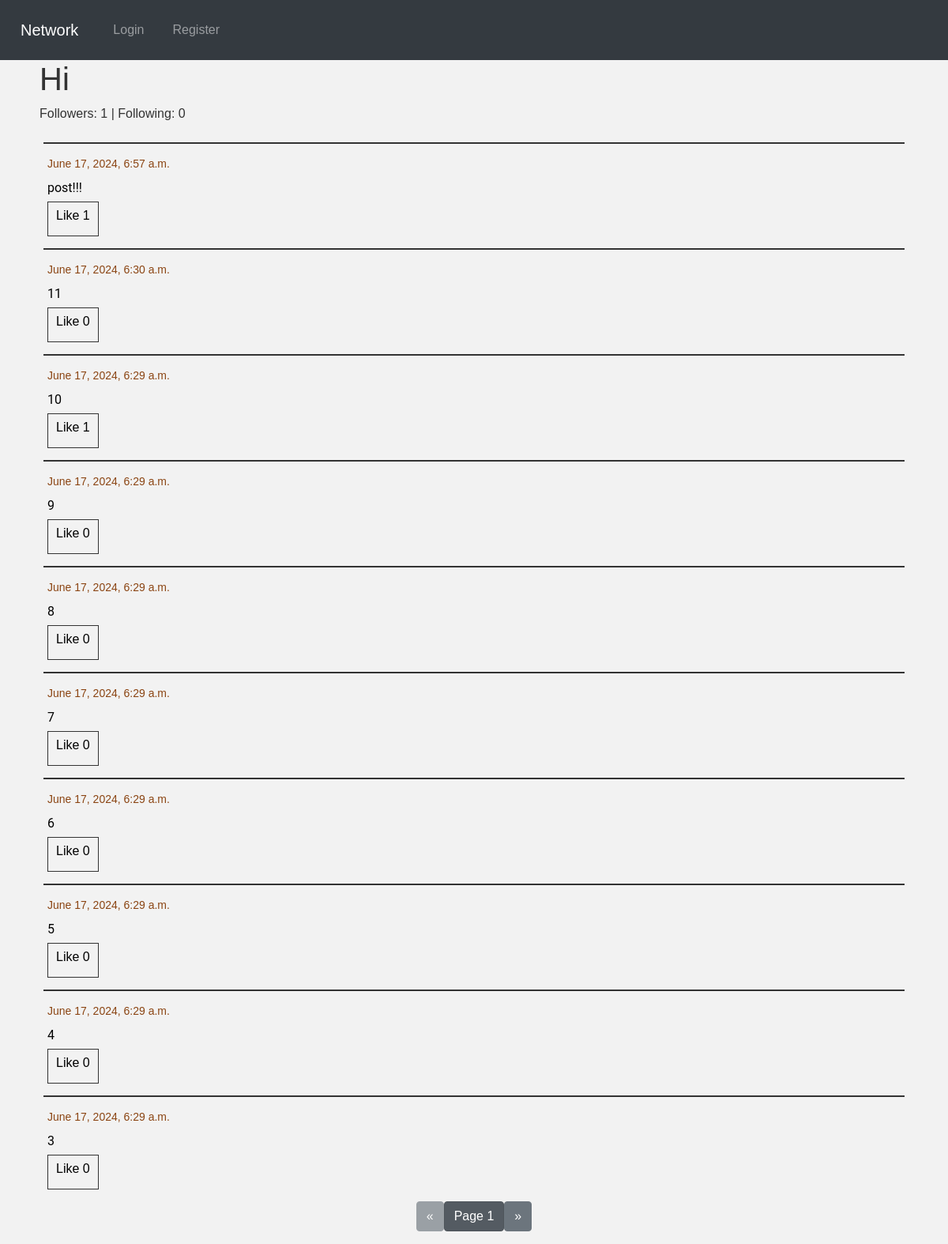
Page /user/1/page/1 on the committed database.
### network/models.py (models this page shows, shortened)
class User(AbstractUser):
    pass

class Posts(models.Model):
    post = models.TextField(blank=False)
    user = models.ForeignKey(User, on_delete=models.CASCADE, related_name="user_posts")
    like = models.IntegerField(default=0)
    time = models.DateTimeField(auto_now_add=True)

### network/views.py (the view, shortened to what this page needs)
# urls.py: path("user/<int:user_id>/page/<int:page_no>", views.user_profile, name="user_profile"),
@csrf_exempt
def user_profile(request, user_id, page_no):
    usr = get_object_or_404(User, pk=user_id)
    follow_data = usr.follows.first()
    posts = usr.user_posts.all().order_by("-time")
    paginator = Paginator(posts, 10)
    posts = paginator.page(page_no)
    liked_posts = get_liked_posts(posts, request.user)
    followers_count = follow_data.followers.count()
    following_count = follow_data.followed_users.count()
    is_following = request.user in follow_data.followers.all()
    return render(request, "network/user.html", {
        "posts": posts,
        "liked_posts": liked_posts,
        "usr": usr,
        "followers": followers_count,
        "followings": following_count,
        "btnText": "Unfollow" if is_following else "Follow"
    })

### network/views.py (called while the page is built)
def get_liked_posts(posts, user):
    liked_posts = [post.id for post in posts if user in post.liked_usr.all()]
    return liked_posts

### network/templates/network/user.html (shortened to what this page needs)
{% extends "network/layout.html" %}
{% load static %}
{% block body %}
<label id="user-head">
    <h1>{{ usr }}
    </h1>
    <p id="follow-data">Followers: {{ followers }} | Following: {{ followings }}</p>
</label>
<div id="all_posts">
    <div id="posts">
        {% for post in posts %}
        <div class="post-item">
            <label class="post-content">
                <label class="time-data">{{ post.time }}</label>
                <br />
                <div class="post-text" id="post-text-{{ post.id }}" style="color: black;">{{ post.post }}</div>
                {% if user.is_authenticated %}
                {% if post.id in liked_posts %}
                <div id="like-btn-{{ post.id }}">
                    <button class="like-btn" onclick="toggleLike('{{ post.id }}');">
                        Like
                        <label class="like-count" id="like-no-{{ post.id }}">{{ post.like }}</label>
                    </button>
                </div>
                {% else %}
                <div id="like-btn-{{ post.id }}">
                    <button class="like-btn" onclick="toggleLike('{{ post.id }}');">
                        Like
                        <label class="like-count" id="like-no-{{ post.id }}">{{ post.like }}</label>
                    </button>
                </div>
                {% endif %}
                {% else %}
                <div id="like-btn-{{ post.id }}">
                    <button class="like-btn" onclick="alert('You must be signed in to like posts');">
                        Like
                        <label class="like-count" id="like-no-{{ post.id }}">{{ post.like }}</label>
                    </button>
                </div>
                {% endif %}
            </label>
        </div>
        {% endfor %}
    </div>
</div>
<nav aria-label="Page navigation">
    <ul class="pagination justify-content-center">
        {% if posts.has_previous %}
        <li>
            <a href="{% url 'user_profile' usr.id posts.previous_page_number %}">
                <button class="btn btn-secondary"> &laquo; </button>
            </a>
        </li>
        {% else %}
        <li>
            <button class="btn btn-secondary" disabled> &laquo; </button>
        </li>
        {% endif %}
        <li>
            <a href="#">
                <button class="btn btn-secondary active">Page {{ posts.number }}</button>
            </a>
        </li>
        {% if posts.has_next %}
        <li>
            <a href="{% url 'user_profile' usr.id posts.next_page_number %}">
                <button class="btn btn-secondary"> &raquo; </button>
            </a>
        </li>
        {% else %}
        <li>
            <button class="btn btn-secondary" disabled> &raquo; </button>
        </li>
        {% endif %}
    </ul>
</nav>
{% endblock %}

### network/templates/network/layout.html (shortened to what this page needs)
<!DOCTYPE html>
<html lang="en">
<head>
    {% load static %}
    <link rel="stylesheet" href="https://stackpath.bootstrapcdn.com/bootstrap/4.4.1/css/bootstrap.min.css"
>
    <link href="{% static 'network/styles.css' %}" rel="stylesheet">
</head>
<body>
<nav class="navbar navbar-expand-lg navbar-dark bg-dark" id="bar">
    <a class="navbar-brand" href="#">Network</a>
    <div>
        <ul class="navbar-nav mr-auto">
            {% if user.is_authenticated %}
                <li class="nav-item">
                    <a class="nav-link" href="{% url 'index' %}">All Posts</a>
                </li>
                <li class="nav-item">
                    <a class="nav-link" href="{% url 'following_feed' 1 %}">Following</a>
                </li>
                <li class="nav-item">
                    <a class="nav-link" href="{% url 'new-post' %}">New Post</a>
                </li>
                <li class="nav-item">
                    <a class="nav-link" href="{% url 'user_profile' user.id 1 %}">Profile</a>
                </li>
                <li class="nav-item">
                    <a class="nav-link" href="{% url 'logout' %}">Logout</a>
                </li>
            {% else %}
                <li class="nav-item">
                    <a class="nav-link" href="{% url 'login' %}">Login</a>
                </li>
                <li class="nav-item">
                    <a class="nav-link" href="{% url 'register' %}">Register</a>
                </li>
            {% endif %}
        </ul>
    </div>
</nav>
<div class="container">
    {% block body %}
    {% endblock %}
</div>
</body>
</html>

### network/static/network/styles.css (style rules this page uses)
body { background-color: #f2f2f2; color: #333; font-family: Arial, sans-serif; }
#bar { color: #666; }
#posts { margin: 0 10px; }
.post-item { border-top: 2px solid #333; font-size: 18px; padding: 10px 0; }
.post-content { color: #000; margin-left: 5px; margin-bottom: 5px; }
.post-text { font-family: "Roboto", Arial, sans-serif; font-size: 16px; margin-bottom: 5px; color: #000; }
#user-head { text-transform: capitalize; margin-left: 5px; color: #333; }
#follow-data { font-size: 16px; }
.navbar-nav { display: flex; flex-direction: row; justify-content: space-between; align-items: center; }
.nav-item, .navbar-brand { padding: 10px; }
.time-data { color: #8b4513; font-size: 14px; margin-top: 5px; }
.like-btn { background-color: transparent; border: 1px solid #333; font-size: 16px; padding: 5px 10px; }

### rows in the picture
User: username "Hi"
Posts: time "June 17, 2024, 6:57 a.m.", post "post!!!", like "1"
Posts: time "June 17, 2024, 6:30 a.m.", post "11", like "0"
Posts: time "June 17, 2024, 6:29 a.m.", post "10", like "1"
Posts: time "June 17, 2024, 6:29 a.m.", post "9", like "0"
Posts: time "June 17, 2024, 6:29 a.m.", post "8", like "0"
Posts: time "June 17, 2024, 6:29 a.m.", post "7", like "0"
Posts: time "June 17, 2024, 6:29 a.m.", post "6", like "0"
Posts: time "June 17, 2024, 6:29 a.m.", post "5", like "0"
Posts: time "June 17, 2024, 6:29 a.m.", post "4", like "0"
Posts: time "June 17, 2024, 6:29 a.m.", post "3", like "0"

### other values in the picture
{{ followers }} "1"
{{ followings }} "0"
{{ posts.number }} "1"
